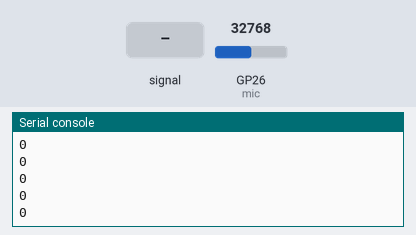
Bench run of a program on a simulated Raspberry Pi Pico running MicroPython. Shown: the last lines printed to the serial console. The test bench sets the inputs (shaded band); at power-on: GP26 (mic) = 32768 (analog values on the 0–65535 scale).

Above: at 1.2 s.
1.3 s: GP26 (mic) fed a 200 Hz sine of ±5242 counts around its level
At 1.36 s:
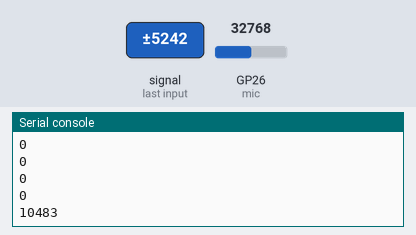
2.8 s: GP26 (mic) set to 45874
At 2.83 s:
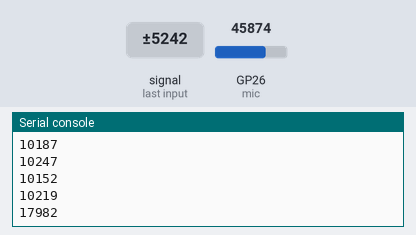
4.3 s: GP26 (mic) fed a 1000 Hz sine of ±16383 counts around its level
At 4.34 s:
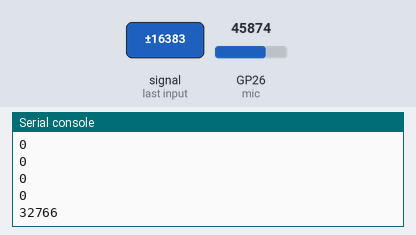
5.8 s: GP26 (mic) set to 57670
At 5.92 s:
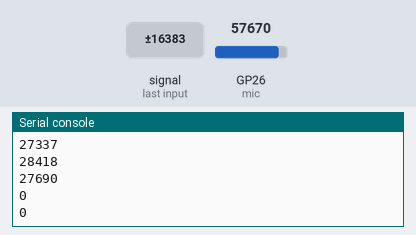
Timing chart, 0 to 8.3 s (numbered marks = the images above; inputs shaded):
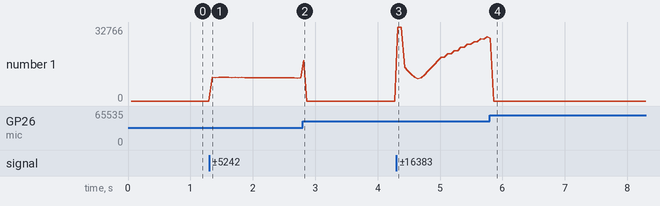

The program:

main.py
```python
from machine import ADC, Pin
from time import ticks_ms, ticks_diff

mic = ADC(Pin(26))            # аналоговий вихід KY-037
WINDOW = 50                   # вікно вимірювання, мс

def measure_loudness():
    t0 = ticks_ms()
    hi, lo = 0, 65535         # межі діапазону read_u16 (16-біт)
    while ticks_diff(ticks_ms(), t0) < WINDOW:
        v = mic.read_u16()    # миттєва точка хвилі
        if v > hi:
            hi = v
        if v < lo:
            lo = v
    return hi - lo            # РОЗМАХ: тиша ≈ мало, гучно ≈ багато

while True:
    loud = measure_loudness()
    print(loud)               # спробуй у тиші й під оплеск — числа різні
```

Measured:
- after the input at 1.3 s, the serial console: prints a new line after 0.05 s (image 1)
- after the input at 2.8 s, the serial console: prints a new line at once (image 2)
- after the input at 4.3 s, the serial console: prints a new line at once (image 3)
- after the input at 5.8 s, the serial console: prints a new line at once (image 4)
- plotted number 1: 0 → 10219 after the input at 1.3 s, 0 → 28418 after the input at 4.3 s
